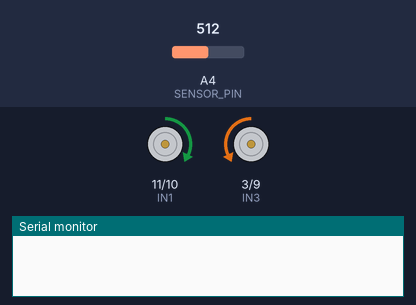
Bench run of a sketch on a simulated Arduino Uno, built with avr-gcc and run on an emulated ATmega328P. Shown: motor-driver pin pairs drawn as motors (green arrow = first pin HIGH = forward, orange = second pin HIGH = backward, longer = more drive, scaled by the enable pin), the last lines printed to the serial monitor. The test bench sets the inputs (shaded band); at power-on: A4 (SENSOR_PIN) = 512.

Above: at 0.1 s.
At 6.3 s:
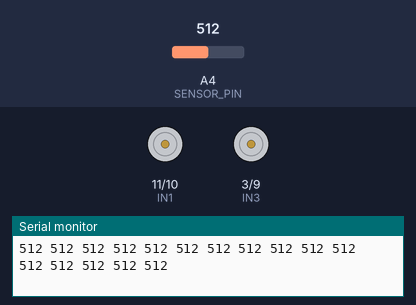
Timing chart, 0 to 7.8 s (numbered marks = the images above):
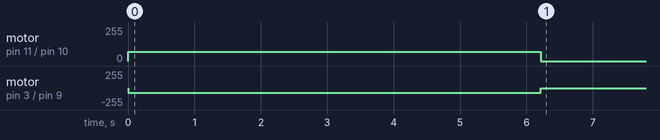

The sketch:

LFR_16_IR_2_.ino
```cpp
// --- Motor Pins ---
#define IN1 11
#define IN2 10
#define IN3 3
#define IN4 9
#define ENA 6
#define ENB 5

// --- Multiplexer Pins (A0–A3) ---
#define s0 14
#define s1 15
#define s2 16
#define s3 17

#define SENSOR_PIN A4

bool isBlackLine = 1;
unsigned int numSensors = 16;

// --- PID + Speed Variables ---
float Kp = 0.07;
float Kd = 2.0;
float Ki = 0.001;

int P, D, I = 0, PIDvalue, previousError = 0;
double error;

int lfSpeed = 220;
int baseSpeed = 0;
int lsp, rsp;
int onLine = 1;

int minValues[16], maxValues[16], threshold[16];
int sensorValue[16], sensorArray[16];
int sensorWeight[16] = {7, 6, 5, 4, 3, 2, 1, 0, 0, -1, -2, -3, -4, -5, -6, -7};

void setup() {
  Serial.begin(9600);

  // Motor Pins
  pinMode(IN1, OUTPUT); pinMode(IN2, OUTPUT);
  pinMode(IN3, OUTPUT); pinMode(IN4, OUTPUT);
  pinMode(ENA, OUTPUT); pinMode(ENB, OUTPUT);

  // MUX Select Lines
  pinMode(s0, OUTPUT); pinMode(s1, OUTPUT);
  pinMode(s2, OUTPUT); pinMode(s3, OUTPUT);

  motor1run(0); motor2run(0);
  calibrate();  // Auto calibration
}

void loop() {
  readLine();  // Update sensorArray + error

  if (onLine) {
    adjustSpeed();  // Auto speed adjustment logic
    lineFollow();
  } else {
    // Sharp turn recovery
    if (error > 1000) {
      motor1run(-100);
      motor2run(255);
    } else if (error < -1000) {
      motor1run(255);
      motor2run(-100);
    }
  }
}

void adjustSpeed() {
  int edgeSensors = sensorArray[0] + sensorArray[1] + sensorArray[14] + sensorArray[15];
  int centerSensors = sensorArray[7] + sensorArray[8];
  int curveError = abs(error);

  if (edgeSensors >= 2) {
    baseSpeed = lfSpeed - 100;  // Sharp turn
  } else if (curveError > 400) {
    baseSpeed = lfSpeed - 70;   // Medium curve
  } else if (centerSensors == 2) {
    baseSpeed = lfSpeed;        // Perfectly centered
  } else {
    baseSpeed = lfSpeed - 40;   // Small adjustment
  }

  baseSpeed = constrain(baseSpeed, 100, lfSpeed);
}

void lineFollow() {
  P = error;
  I += error;
  D = error - previousError;
  PIDvalue = (Kp * P) + (Ki * I) + (Kd * D);
  previousError = error;

  lsp = baseSpeed - PIDvalue;
  rsp = baseSpeed + PIDvalue;

  lsp = constrain(lsp, -100, 255);
  rsp = constrain(rsp, -100, 255);

  motor1run(lsp);
  motor2run(rsp);
}

void readLine() {
  error = 0;
  onLine = 0;
  int activeSensors = 0;

  for (int i = 0; i < 16; i++) {
    int raw = sensorRead(i);
    sensorValue[i] = isBlackLine
                       ? map(raw, minValues[i], maxValues[i], 0, 1000)
                       : map(raw, minValues[i], maxValues[i], 1000, 0);

    sensorValue[i] = constrain(sensorValue[i], 0, 1000);
    sensorArray[i] = sensorValue[i] > 500;

    if (sensorArray[i]) {
      onLine = 1;
      error += sensorWeight[i] * sensorValue[i];
      activeSensors++;
      //Serial.print("⬛");  // Detected black
    } else {
      //Serial.print("⬜");  // Detected white
    }
  }

  Serial.println();  // New line after 16 sensors

  if (activeSensors > 0) error = error / activeSensors;
}


void calibrate() {
  for (int i = 0; i < 16; i++) {
    int val = sensorRead(i);
    minValues[i] = val;
    maxValues[i] = val;
  }

  for (int i = 0; i < 3000; i++) {
    motor1run(70);
    motor2run(-70);
    for (int j = 0; j < 16; j++) {
      int val = sensorRead(j);
      if (val < minValues[j]) minValues[j] = val;
      if (val > maxValues[j]) maxValues[j] = val;
    }
  }

  for (int i = 0; i < 16; i++) {
    threshold[i] = (minValues[i] + maxValues[i]) / 2;
    Serial.print(threshold[i]);
    Serial.print(" ");
  }
  Serial.println();

  motor1run(0); motor2run(0);
}

int sensorRead(int sensor) {
  digitalWrite(s0, sensor & 0x01);
  digitalWrite(s1, sensor & 0x02);
  digitalWrite(s2, sensor & 0x04);
  digitalWrite(s3, sensor & 0x08);
  delayMicroseconds(5);
  return analogRead(SENSOR_PIN);
}

void motor1run(int speed) {
  speed = constrain(speed, -255, 255);
  if (speed > 0) {
    digitalWrite(IN1, HIGH); digitalWrite(IN2, LOW);
    analogWrite(ENA, speed);
  } else if (speed < 0) {
    digitalWrite(IN1, LOW); digitalWrite(IN2, HIGH);
    analogWrite(ENA, -speed);
  } else {
    digitalWrite(IN1, LOW); digitalWrite(IN2, LOW);
    analogWrite(ENA, 0);
  }
}

void motor2run(int speed) {
  speed = constrain(speed, -255, 255);
  if (speed > 0) {
    digitalWrite(IN3, HIGH); digitalWrite(IN4, LOW);
    analogWrite(ENB, speed);
  } else if (speed < 0) {
    digitalWrite(IN3, LOW); digitalWrite(IN4, HIGH);
    analogWrite(ENB, -speed);
  } else {
    digitalWrite(IN3, LOW); digitalWrite(IN4, LOW);
    analogWrite(ENB, 0);
  }
}
```
